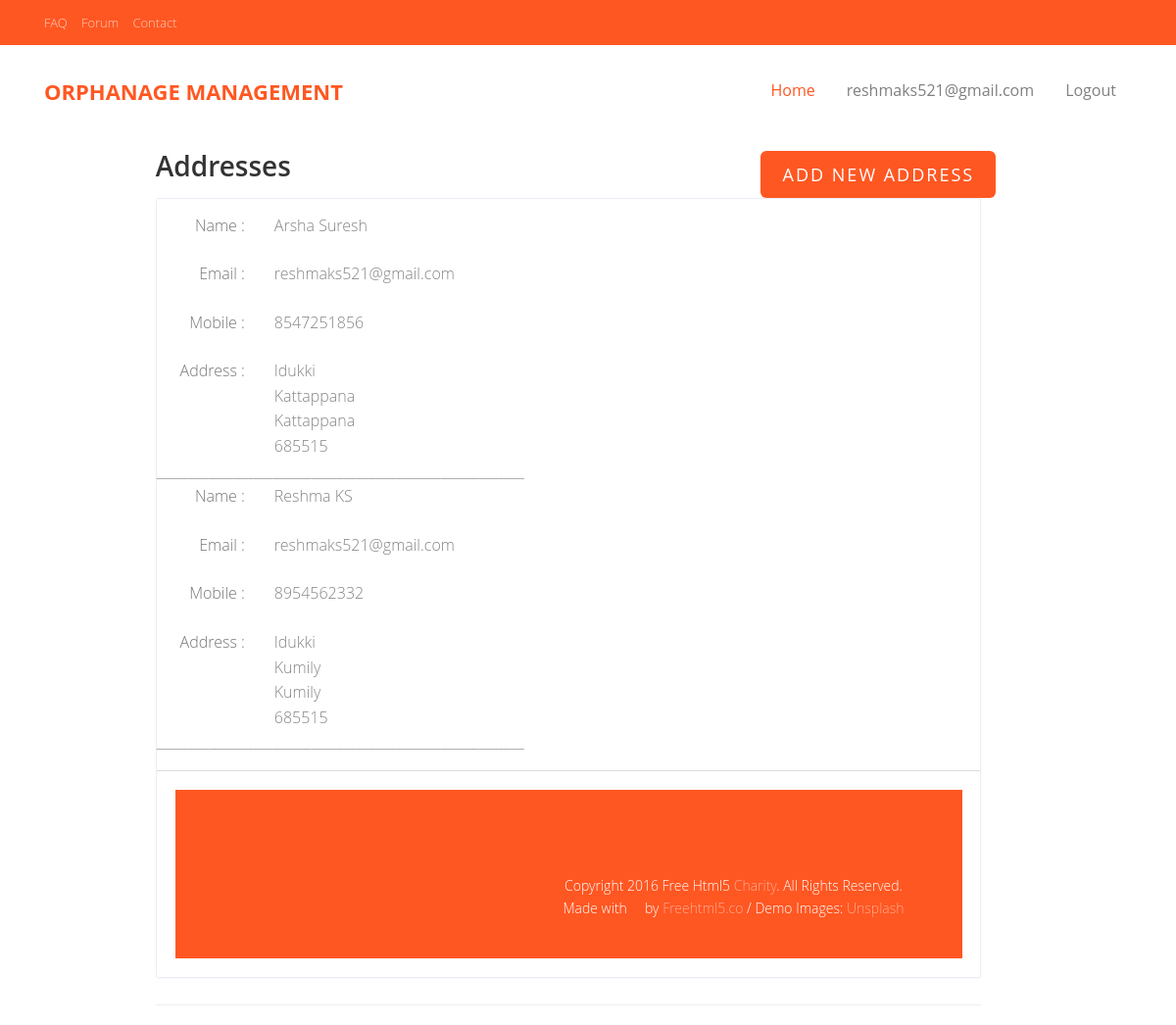
The page /D_newaddress_view/ (signed in) on the database its author committed.
### CredentialApp/models.py (models this page shows, shortened)
class tbl_login(models.Model):
    email = models.CharField(max_length=200, unique=True, primary_key=True)
    password = models.CharField(max_length=100)
    otp = models.IntegerField(default=1)
    status=models.BooleanField(default=False )
    type=models.IntegerField(default=False)
    class Meta:
        verbose_name_plural = "Login details"

### OrphanageApp/models.py (models this page shows)
class tbl_donor_new_address(models.Model):
    email=models.ForeignKey(tbl_login, on_delete=models.SET_NULL, blank=True, null=True)
    fname = models.CharField(max_length=250,blank=True)
    lname= models.CharField(max_length=250,blank=True)
    mobile = models.CharField(max_length=250,blank=True)
    district= models.CharField(max_length=50, blank=True)
    city= models.CharField(max_length=50, blank=True)
    address= models.CharField(max_length=50, blank=True)
    pin= models.CharField(max_length=12, blank=True)
    class Meta:
        verbose_name_plural = "Donor details"

### CredentialApp/views.py (the view)
# urls.py: path('D_newaddress_view/', views.D_newaddress_view, name='D_newaddress_view'),  # for loading Donor new address page
def D_newaddress_view(request):
    if 'email' in request.session:
        email=request.session['email']
        user=tbl_login.objects.get(email=email,type=2)
        details=tbl_donor_new_address.objects.filter(email_id=email)
        data={'user':user,'details':details}
        return render(request,"donor/view_address.html",data)
    else:
        return redirect(addnew_address)

### templates/donor/view_address.html (shortened to what this page needs)
{% extends 'donor/D-base.html' %}
{% load static %}
{% block content %}
<div class="page-wrapper" >
    <div class="content container-fluid" style="margin-left:-180px;margin-top:-100px;">
       <div class="page-header">
          <div class="row">
             <div class="col">
                <h3 class="page-title">Addresses</h3>
          </div>
					<span><a class="btn btn-primary btn-lg" href="{%  url 'addnew_address' %}">Add new address</a></span>
       </div>
       <div class="card">
        <div class="card-body">
           <div class="row">
              <div class="col-md-10 col-lg-6">
                   {% for i in details %}
                   <div class="row">
                      <p class="col-sm-3 text-muted text-sm-right mb-0 mb-sm-3">Name :</p>
                      <p class="col-sm-9">{{i.fname}} {{i.lname}}</p>
                   </div>
                   <div class="row">
                      <p class="col-sm-3 text-muted text-sm-right mb-0 mb-sm-3">Email :</p>
                      <p class="col-sm-9">{{i.email_id}}</p>
                   </div>
                   <div class="row">
                      <p class="col-sm-3 text-muted text-sm-right mb-0 mb-sm-3">Mobile :</p>
                      <p class="col-sm-9">{{i.mobile}}</p>
                   </div>
                   <div class="row">
                      <p class="col-sm-3 text-muted text-sm-right mb-0">Address :</p>
                      <p class="col-sm-9 mb-0">{{i.district}}<br>
                         {{i.city}}<br>
                         {{i.address}}<br>
                         {{i.pin}}
                      </p>
                      _________________________________________________________
                   </div>
                   {% endfor %}
                </div>
             </div>
          </div>
       </body>
       {% endblock %}

### templates/donor/D-base.html (shortened to what this page needs)
{% load static %}
<!DOCTYPE html>
<html class="no-js">
	<head>
    <link
      rel="stylesheet"
      href="{% static 'assets/plugins/bootstrap/css/bootstrap.min.css' %}"
    />
    <link
      rel="stylesheet"
      href="{% static 'assets/plugins/fontawesome/css/fontawesome.min.css' %}"
    />
    <link rel="stylesheet" href="{% static 'assets/plugins/fontawesome/css/all.min.css' %}" />
    <link rel="stylesheet" href="{% static 'assets/css/style.css' %}" />
	<link rel="stylesheet" href="{%static 'css/animate.css' %}">
	<link rel="stylesheet" href="{%static 'css/icomoon.css' %}">
	<link rel="stylesheet" href="{%static 'css/bootstrap.css' %}">
	<link rel="stylesheet" href="{%static 'css/superfish.css' %}">
	<link rel="stylesheet" href="{%static 'css/style.css' %}">
	</head>
	<body>
		<div id="fh5co-wrapper">
		<div id="fh5co-page">
		<div class="header-top">
			<div class="container">
				<div class="row">
					<div class="col-md-6 col-sm-6 text-left fh5co-link">
						<a href="#">FAQ</a>
						<a href="#">Forum</a>
						<a href="#">Contact</a>
					</div>
					<div class="col-md-6 col-sm-6 text-right fh5co-social">
						<a href="#" class="grow"><i class="icon-facebook2"></i></a>
						<a href="#" class="grow"><i class="icon-twitter2"></i></a>
						<a href="#" class="grow"><i class="icon-instagram2"></i></a>
					</div>
				</div>
			</div>
		</div>
		<header id="fh5co-header-section" class="sticky-banner">
			<div class="container">
				<div class="nav-header">
					<h1 id="fh5co-logo"><a href="index.html">Orphanage Management</a></h1>
					<nav id="fh5co-menu-wrap" role="navigation">
						<ul class="sf-menu" id="fh5co-primary-menu">
							<li class="active">
								<a href="{% url 'Donor_Home' %}">Home</a>
							</li>
							<li>
								<a href="#" class="fh5co-sub-ddown">{{ user.email }}</a>
							</li>
							<li><a href="{% url 'logout' %}">Logout</a></li>
						</ul>
					</nav>
				</div>
			</div>
		</header>
    {% block content %}
    {% endblock %}
    <footer>
			<div id="footer">
				<div class="container">
					<div class="row">
						<div class="col-md-6 col-md-offset-3 text-center">
							<p class="fh5co-social-icons">
								<a href="#"><i class="icon-twitter2"></i></a>
								<a href="#"><i class="icon-facebook2"></i></a>
								<a href="#"><i class="icon-instagram"></i></a>
								<a href="#"><i class="icon-dribbble2"></i></a>
								<a href="#"><i class="icon-youtube"></i></a>
							</p>
							<p>Copyright 2016 Free Html5 <a href="#">Charity</a>. All Rights Reserved. <br>Made with <i class="icon-heart3"></i> by <a href="http://freehtml5.co/" target="_blank">Freehtml5.co</a> / Demo Images: <a href="https://unsplash.com/" target="_blank">Unsplash</a></p>
						</div>
					</div>
				</div>
			</div>
		</footer>
	</body>
</html>

### static/assets/css/style.css (style rules this page uses)
html { height: 100%; }
body { background-color: #fff; color: #333; font-family: 'Poppins', sans-serif; font-size: 1rem; height: 100%; line-height: 1.5; overflow-x: hidden; }
h1, h2, h3, h4, h5, h6 { font-family: 'Poppins', sans-serif; margin-top: 0; }
a { color: #009ce7; }
input, button, a { transition: all 0.4s ease; -moz-transition: all 0.4s ease; -o-transition: all 0.4s ease; -ms-transition: all 0.4s ease; -webkit-transition: all 0.4s ease; }
ul, ol { padding: 0px; list-style: none; }
.text-muted { color: #757575 !important; }
.btn-primary { background-color: #FFBC53; border: 1px solid #FFBC53; }
.card { border: 1px solid #ececf5; box-shadow: 0 1px 3px 0 rgba(0, 0, 0, 0.03); margin-bottom: 1.875rem; }
.card-body { padding: 1.5rem; }
footer { padding: 1.875rem 1.875rem; border-top: 1px solid #ddd; }
footer p { margin: 0px; }
.page-wrapper { margin-left: 320px; padding-top: 60px; position: relative; transition: all 0.4s ease; }
.page-wrapper > .content { padding: 1.875rem 1.875rem 0; }
.page-header { margin-bottom: 1.875rem; }
.page-title { font-size: 28px; font-weight: 600; color: #333; margin-bottom: 5px; }

### static/css/icomoon.css (style rules this page uses)
[class^="icon-"], [class*=" icon-"] { font-family: 'icomoon' !important; speak: none; font-style: normal; font-weight: normal; font-variant: normal; text-transform: none; line-height: 1; -webkit-font-smoothing: antialiased; -moz-osx-font-smoothing: grayscale; }
.icon-heart3:before { content: "\e9b6"; }
.icon-dribbble2:before { content: "\ea66"; }
.icon-facebook2:before { content: "\ea68"; }
.icon-instagram:before { content: "\ea70"; }
.icon-twitter2:before { content: "\ea7d"; }
.icon-youtube:before { content: "\ea81"; }
.icon-instagram2:before { content: "\ec4f"; }

### static/css/superfish.css (style rules this page uses)
.sf-menu, .sf-menu * { margin: 0; padding: 0; list-style: none; }
.sf-menu li { position: relative; }
.sf-menu > li { float: left; }
.sf-menu a { display: block; position: relative; }
.sf-menu { float: left; margin-bottom: 1em; }
.sf-menu a { border-left: 1px solid #fff; border-top: 1px solid #dFeEFF; border-top: 1px solid rgba(255,255,255,.5); padding: .75em 1em; text-decoration: none; zoom: 1; }
.sf-menu a { color: #13a; }
.sf-menu li { background: #BDD2FF; white-space: nowrap; *white-space: normal; -webkit-transition: background .2s; transition: background .2s; }

### rows shown on the page
tbl_login: email "reshmaks521@gmail.com"
tbl_donor_new_address: fname "Arsha", lname "Suresh", email_id "reshmaks521@gmail.com", mobile "8547251856", district "Idukki", city "Kattappana", address "Kattappana", pin "685515"
tbl_donor_new_address: fname "Reshma", lname "KS", email_id "reshmaks521@gmail.com", mobile "8954562332", district "Idukki", city "Kumily", address "Kumily", pin "685515"
